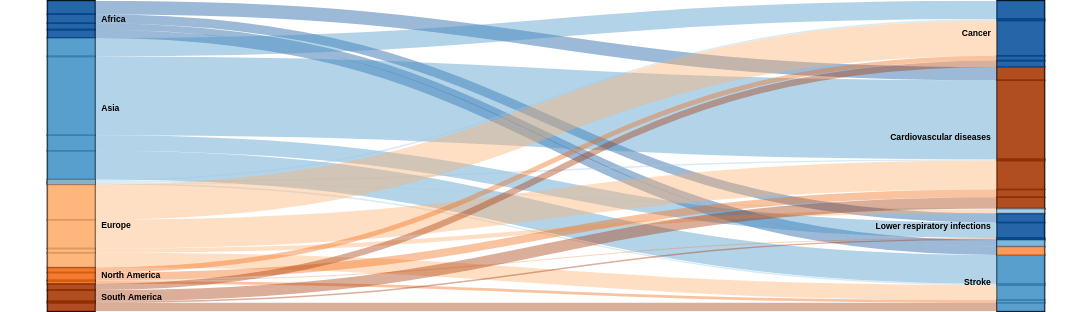

Write a Vega-Lite specification for this figure.
### Vega specification from a JSON file in a GitHub repository (floating-point values rounded to 4 significant figures)
{"$schema": "https://vega.github.io/schema/vega/v5.0.json", "width": 1400, "height": 400, "autosize": "fit", "data": [{"name": "rawData", "values": {"aggregations": {"table": {"buckets": [{"key": {"stk1": "Africa", "stk2": "Cardiovascular diseases"}, "doc_count": 1900000, "col": "#2171b5"}, {"key": {"stk1": "Africa", "stk2": "Lower respiratory infections"}, "doc_count": 1300000, "col": "#9ecae1"}, {"key": {"stk1": "Africa", "stk2": "Neonatal conditions"}, "doc_count": 1200000, "col": "#fc9272"}, {"key": {"stk1": "Africa", "stk2": "Malaria"}, "doc_count": 900000, "col": "#cb181d"}, {"key": {"stk1": "Asia", "stk2": "Cardiovascular diseases"}, "doc_count": 11200000, "col": "#2171b5"}, {"key": {"stk1": "Asia", "stk2": "Lower respiratory infections"}, "doc_count": 2200000, "col": "#9ecae1"}, {"key": {"stk1": "Asia", "stk2": "Cancer"}, "doc_count": 2600000, "col": "#fc9272"}, {"key": {"stk1": "Asia", "stk2": "Stroke"}, "doc_count": 4100000, "col": "#cb181d"}, {"key": {"stk1": "Australia", "stk2": "Cardiovascular diseases"}, "doc_count": 200000, "col": "#cb181d"}, {"key": {"stk1": "Australia", "stk2": "Chronic obstructive pulmonary disease"}, "doc_count": 100000, "col": "#cb181d"}, {"key": {"stk1": "Australia", "stk2": "Cancer"}, "doc_count": 200000, "col": "#fc9272"}, {"key": {"stk1": "Australia", "stk2": "Stroke"}, "doc_count": 200000, "col": "#cb181d"}, {"key": {"stk1": "Europe", "stk2": "Cardiovascular diseases"}, "doc_count": 4100000, "col": "#cb181d"}, {"key": {"stk1": "Europe", "stk2": "Chronic obstructive pulmonary disease"}, "doc_count": 600000, "col": "#cb181d"}, {"key": {"stk1": "Europe", "stk2": "Cancer"}, "doc_count": 5000000, "col": "#fc9272"}, {"key": {"stk1": "Europe", "stk2": "Stroke"}, "doc_count": 2100000, "col": "#cb181d"}, {"key": {"stk1": "North America", "stk2": "Cardiovascular diseases"}, "doc_count": 1100000, "col": "#cb181d"}, {"key": {"stk1": "North America", "stk2": "Lower respiratory infections"}, "doc_count": 100000, "col": "#cb181d"}, {"key": {"stk1": "North America", "stk2": "Cancer"}, "doc_count": 700000, "col": "#fc9272"}, {"key": {"stk1": "North America", "stk2": "Stroke"}, "doc_count": 400000, "col": "#cb181d"}, {"key": {"stk1": "South America", "stk2": "Cardiovascular diseases"}, "doc_count": 1600000, "col": "#cb181d"}, {"key": {"stk1": "South America", "stk2": "Lower respiratory infections"}, "doc_count": 200000, "col": "#cb181d"}, {"key": {"stk1": "South America", "stk2": "Cancer"}, "doc_count": 900000, "col": "#fc9272"}, {"key": {"stk1": "South America", "stk2": "Stroke"}, "doc_count": 1200000, "col": "#cb181d"}]}}}, "format": {"property": "aggregations.table.buckets"}, "transform": [{"type": "formula", "expr": "datum.key.stk1", "as": "stk1"}, {"type": "formula", "expr": "datum.key.stk2", "as": "stk2"}, {"type": "formula", "expr": "datum.doc_count", "as": "size"}]}, {"name": "nodes", "source": "rawData", "transform": [{"type": "filter", "expr": "!groupSelector || groupSelector.stk1 == datum.stk1 || groupSelector.stk2 == datum.stk2"}, {"type": "formula", "expr": "datum.stk1+datum.stk2", "as": "key"}, {"type": "fold", "fields": ["stk1", "stk2"], "as": ["stack", "grpId"]}, {"type": "formula", "expr": "datum.stack == 'stk1' ? datum.stk1+datum.stk2 : datum.stk2+datum.stk1", "as": "sortField"}, {"type": "stack", "groupby": ["stack"], "sort": {"field": "sortField", "order": "descending"}, "field": "size"}, {"type": "formula", "expr": "(datum.y0+datum.y1)/2", "as": "yc"}]}, {"name": "groups", "source": "nodes", "transform": [{"type": "aggregate", "groupby": ["stack", "grpId"], "fields": ["size"], "ops": ["sum"], "as": ["total"]}, {"type": "stack", "groupby": ["stack"], "sort": {"field": "grpId", "order": "descending"}, "field": "total"}, {"type": "formula", "expr": "scale('y', datum.y0)", "as": "scaledY0"}, {"type": "formula", "expr": "scale('y', datum.y1)", "as": "scaledY1"}, {"type": "formula", "expr": "datum.stack == 'stk1'", "as": "rightLabel"}, {"type": "formula", "expr": "datum.total/domain('y')[1]", "as": "percentage"}]}, {"name": "destinationNodes", "source": "nodes", "transform": [{"type": "filter", "expr": "datum.stack == 'stk2'"}]}, {"name": "edges", "source": "nodes", "transform": [{"type": "filter", "expr": "datum.stack == 'stk1'"}, {"type": "lookup", "from": "destinationNodes", "key": "key", "fields": ["key"], "as": ["target"]}, {"type": "linkpath", "orient": "horizontal", "shape": "diagonal", "sourceY": {"expr": "scale('y', datum.yc)"}, "sourceX": {"expr": "scale('x', 'stk1') + bandwidth('x')"}, "targetY": {"expr": "scale('y', datum.target.yc)"}, "targetX": {"expr": "scale('x', 'stk2')"}}, {"type": "formula", "expr": "range('y')[0]-scale('y', datum.size)", "as": "strokeWidth"}, {"type": "formula", "expr": "datum.size/domain('y')[1]", "as": "percentage"}]}], "scales": [{"name": "x", "type": "band", "range": "width", "domain": ["stk1", "stk2"], "paddingOuter": 0.05, "paddingInner": 0.95}, {"name": "y", "type": "linear", "range": "height", "domain": {"data": "nodes", "field": "y1"}}, {"name": "color", "type": "ordinal", "range": ["#08519c", "#4292c6", "#9ecae1", "#fdae6b", "#f16913", "#a63603", "#a63603", "#08519c", "#fd8d3c", "#6baed6"], "domain": {"data": "rawData", "fields": ["stk1", "stk2"]}}, {"name": "stackNames", "type": "ordinal", "range": ["Source", "Destination"], "domain": ["stk1", "stk2"]}], "axes": [{"orient": "bottom", "scale": "x", "labels": false, "encode": {"labels": {"update": {"text": {"scale": "stackNames", "field": "value"}}}}, "domain": false, "ticks": false}, {"orient": "left", "scale": "y", "labels": false, "domain": false, "ticks": false}], "marks": [{"type": "rect", "from": {"data": "nodes"}, "encode": {"enter": {"stroke": {"value": "#000"}, "strokeWidth": {"value": 2}, "width": {"scale": "x", "band": 1}, "x": {"scale": "x", "field": "stack"}, "y": {"field": "y0", "scale": "y"}, "y2": {"field": "y1", "scale": "y"}}}}, {"type": "path", "name": "edgeMark", "from": {"data": "edges"}, "clip": true, "encode": {"update": {"stroke": [{"test": "groupSelector && groupSelector.stack=='stk1'", "scale": "color", "field": "stk2"}, {"scale": "color", "field": "stk1"}], "strokeWidth": {"field": "strokeWidth"}, "path": {"field": "path"}, "strokeOpacity": {"signal": "!groupSelector && (groupHover.stk1 == datum.stk1 || groupHover.stk2 == datum.stk2) ? 0.9 : 0.4"}, "zindex": {"signal": "!groupSelector && (groupHover.stk1 == datum.stk1 || groupHover.stk2 == datum.stk2) ? 1 : 0"}, "tooltip": {"signal": "datum.stk1 + ' → ' + datum.stk2 + '    ' + format(datum.size, ',.0f') + '   (' + format(datum.percentage, '.1%') + ')'"}}, "hover": {"strokeOpacity": {"value": 1}}}}, {"type": "rect", "name": "groupMark", "from": {"data": "groups"}, "encode": {"enter": {"fill": {"scale": "color", "field": "grpId"}, "width": {"scale": "x", "band": 1}}, "update": {"x": {"scale": "x", "field": "stack"}, "y": {"field": "scaledY0"}, "y2": {"field": "scaledY1"}, "fillOpacity": {"value": 0.88}, "tooltip": {"signal": "datum.grpId + '   ' + format(datum.total, ',.0f') + '   (' + format(datum.percentage, '.1%') + ')'"}}, "hover": {"fillOpacity": {"value": 1}}}}, {"type": "text", "from": {"data": "groups"}, "interactive": false, "encode": {"update": {"x": {"signal": "scale('x', datum.stack) + (datum.rightLabel ? bandwidth('x') + 8 : -8)"}, "yc": {"signal": "(datum.scaledY0 + datum.scaledY1)/2"}, "align": {"signal": "datum.rightLabel ? 'left' : 'right'"}, "baseline": {"value": "middle"}, "fontWeight": {"value": "bold"}, "text": {"signal": "abs(datum.scaledY0-datum.scaledY1) > 13 ? datum.grpId : ''"}}}}, {"type": "group", "data": [{"name": "dataForShowAll", "values": [{}], "transform": [{"type": "filter", "expr": "groupSelector"}]}], "encode": {"enter": {"xc": {"signal": "width/2"}, "y": {"value": 30}, "width": {"value": 80}, "height": {"value": 30}}}, "marks": [{"type": "group", "name": "groupReset", "from": {"data": "dataForShowAll"}, "encode": {"enter": {"cornerRadius": {"value": 6}, "fill": {"value": "#f5f5f5"}, "stroke": {"value": "#c1c1c1"}, "strokeWidth": {"value": 2}, "height": {"field": {"group": "height"}}, "width": {"field": {"group": "width"}}}, "update": {"opacity": {"value": 1}}, "hover": {"opacity": {"value": 0.7}}}, "marks": [{"type": "text", "interactive": false, "encode": {"enter": {"xc": {"field": {"group": "width"}, "mult": 0.5}, "yc": {"field": {"group": "height"}, "mult": 0.5, "offset": 2}, "align": {"value": "center"}, "baseline": {"value": "middle"}, "fontWeight": {"value": "bold"}, "text": {"value": "Show All"}}}}]}]}], "signals": [{"name": "groupHover", "value": {}, "on": [{"events": "@groupMark:mouseover", "update": "{stk1:datum.stack=='stk1' && datum.grpId, stk2:datum.stack=='stk2' && datum.grpId}"}, {"events": "mouseout", "update": "{}"}]}, {"name": "groupSelector", "value": false, "on": [{"events": "@groupMark:click!", "update": "{stack:datum.stack, stk1:datum.stack=='stk1' && datum.grpId, stk2:datum.stack=='stk2' && datum.grpId}"}, {"events": [{"type": "click", "markname": "groupReset"}, {"type": "dblclick"}], "update": "false"}]}]}
